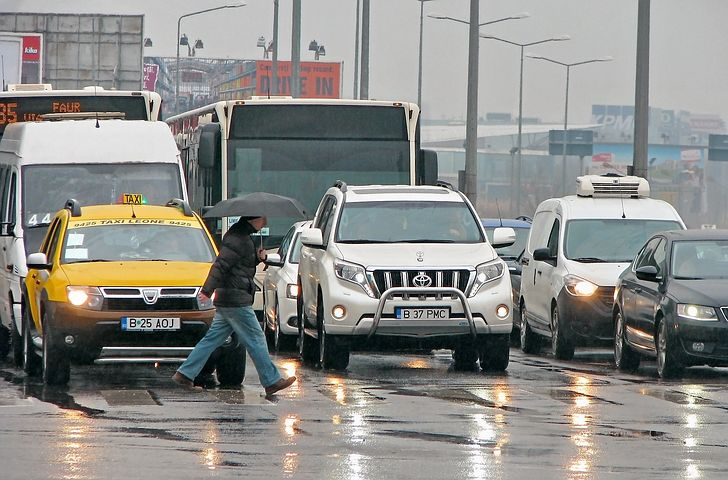
#> input picture xu li anh bai tap lon/images/cars.jpg, 728 x 480 px, found by its file name
$ python trungvi.py
#> lines starting #> are read from the running program, lines starting #| are printed output that depends on the picture
import cv2
import matplotlib.pyplot as plt

# Đọc ảnh gốc
image = cv2.imread(r'C:\Users\hoang\Desktop\file code\xu ly anh\xu li anh bai tap lon\images\cars.jpg')
#> image is the input picture: shape (480, 728, 3); mean B, G, R 135.8, 139.6, 139.4

# Thêm nhiễu Salt-and-Pepper để thử nghiệm
import numpy as np
def add_salt_and_pepper_noise(image, prob):
#> called with prob = 0.02
    noisy_image = np.copy(image)
    total_pixels = image.size // image.shape[2]
#> total_pixels = 349440
    num_salt = int(prob * total_pixels / 2)
#> num_salt = 3494
    num_pepper = int(prob * total_pixels / 2)
#> num_pepper = 3494

    # Add salt noise
    coords = [np.random.randint(0, i - 1, num_salt) for i in image.shape[:2]]
    noisy_image[coords[0], coords[1], :] = 255

    # Add pepper noise
    coords = [np.random.randint(0, i - 1, num_pepper) for i in image.shape[:2]]
    noisy_image[coords[0], coords[1], :] = 0
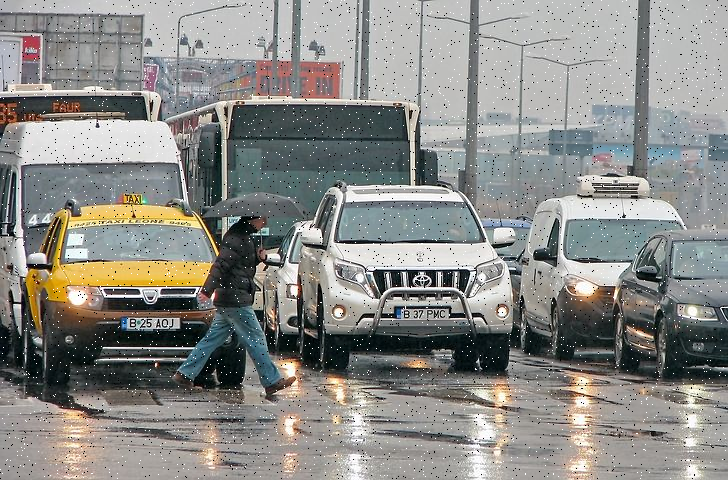
#> noisy_image: shape (480, 728, 3); mean B, G, R 135.7, 139.4, 139.2

    return noisy_image

noisy_image = add_salt_and_pepper_noise(image, 0.02)

# Áp dụng Median Filter
filtered_image = cv2.medianBlur(noisy_image, 5)
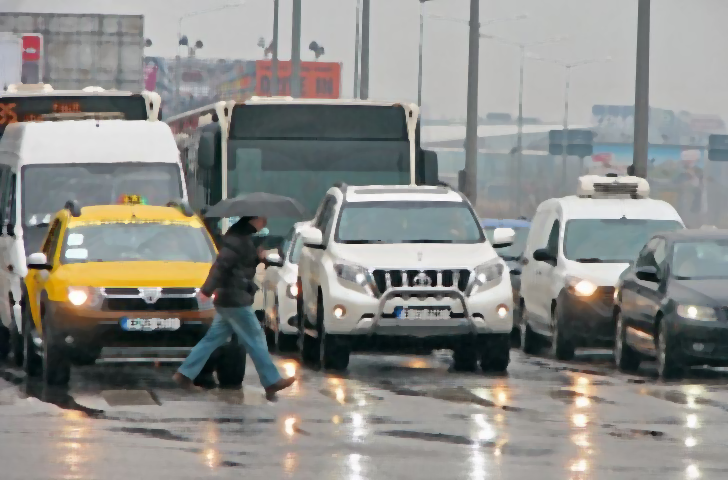
#> filtered_image: shape (480, 728, 3); mean B, G, R 136, 139.8, 139.7

# Hiển thị hình ảnh
plt.figure(figsize=(15, 5))

# Ảnh gốc
plt.subplot(1, 3, 1)
plt.title("Hình ảnh gốc")
plt.imshow(cv2.cvtColor(image, cv2.COLOR_BGR2RGB))
plt.axis('off')

# Ảnh nhiễu
plt.subplot(1, 3, 2)
plt.title("Hình ảnh có nhiễu")
plt.imshow(cv2.cvtColor(noisy_image, cv2.COLOR_BGR2RGB))
plt.axis('off')

# Ảnh sau khi lọc trung vị
plt.subplot(1, 3, 3)
plt.title("Median Filter")
plt.imshow(cv2.cvtColor(filtered_image, cv2.COLOR_BGR2RGB))
plt.axis('off')

plt.tight_layout()
plt.show()
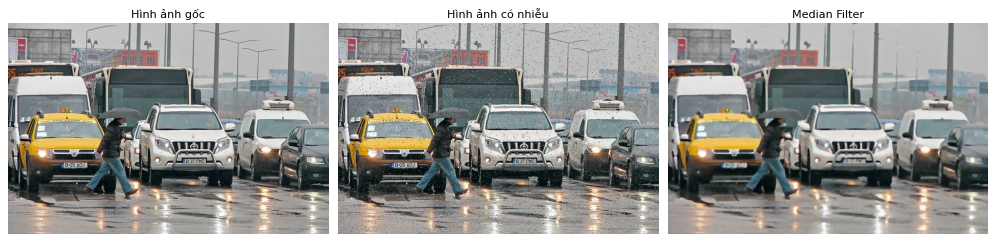
#> figure drawn by matplotlib, 3 panels

$ run again, with xu li anh bai tap lon/images/aero.jpg copied over xu li anh bai tap lon/images/cars.jpg
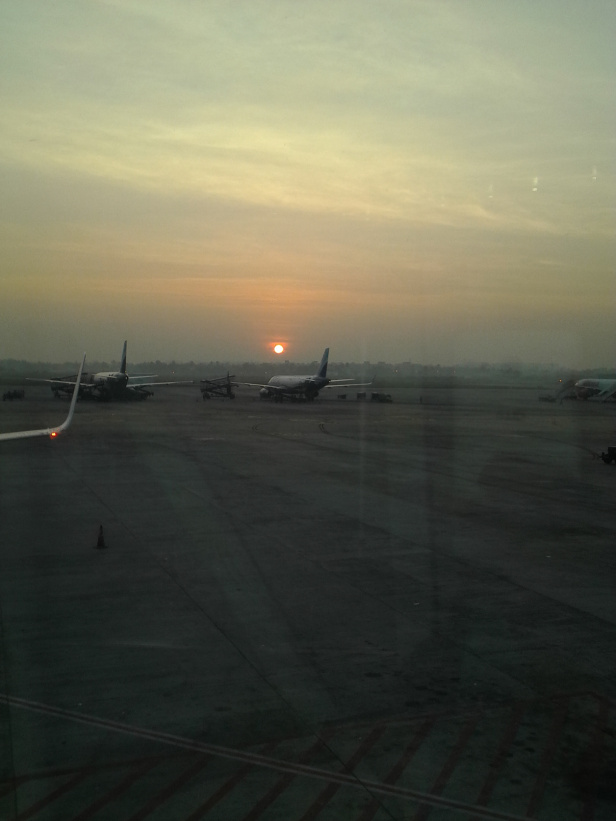
#> input picture xu li anh bai tap lon/images/aero.jpg, 616 x 821 px, found by its file name
#> image is the input picture: shape (821, 616, 3); mean B, G, R 80.1, 97, 96.6
#> in add_salt_and_pepper_noise, `noisy_image[coords[0], coords[1], :] = 0`:
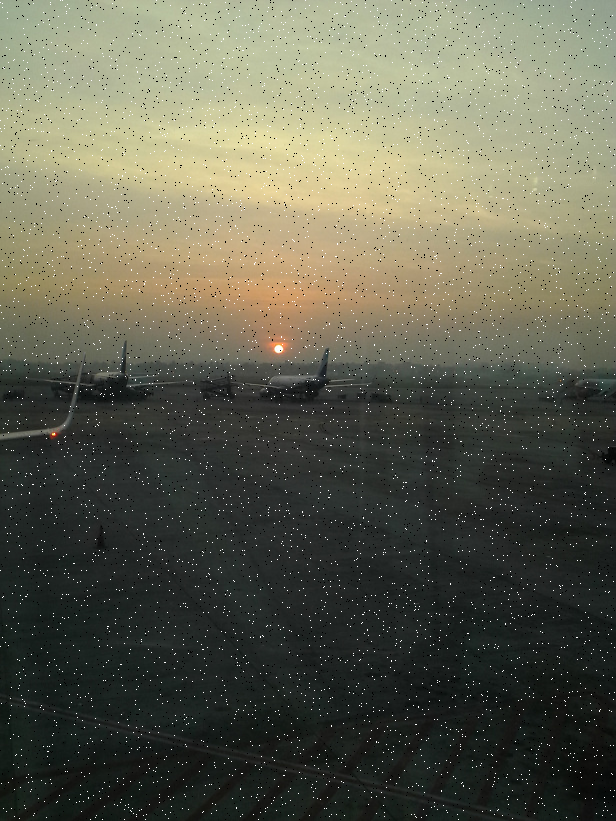
#> noisy_image: shape (821, 616, 3); mean B, G, R 81, 97.6, 97.2
#> `plt.show()`:
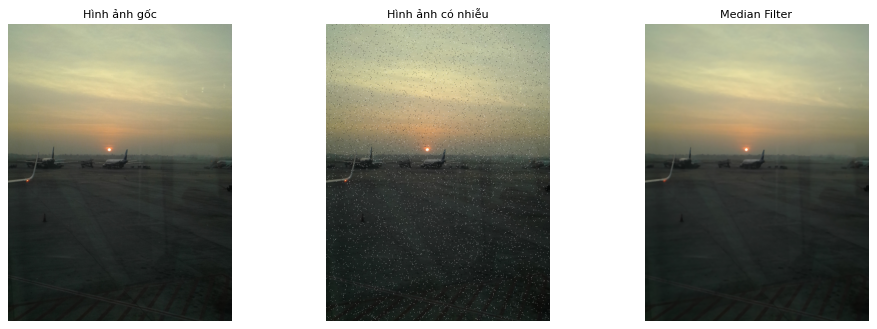
#> figure drawn by matplotlib, 3 panels
